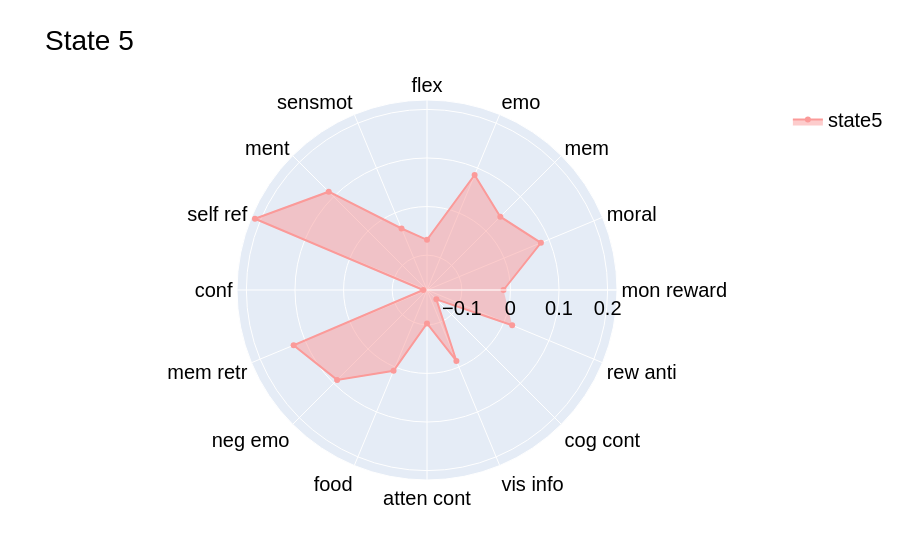

The code cell stored with this chart in its notebook:
### Code cell
fig = go.Figure()
    
fig.add_trace(go.Scatterpolar(
        r=data['State5'],  
        theta=labels,  
        fill='toself',  
        name='state5',  
        line=dict(color=colors[4])  
    ))

fig.update_layout(
    polar=dict(
        radialaxis=dict(
            visible=True,
            tickvals=[-0.1,0, 0.1,0.2],
            tickangle=0
        )),
    showlegend=True,
    title=f"State 5",
        font=dict(
        family="Helvetica", 
        size=20,
        color="black",
    )
        )
fig.show()

### Figure 1 — Plotly figure (JSON) as saved in the notebook; plotly's stock layout.template omitted (floating-point values rounded to 4 significant figures)
{"data": [{"fill": "toself", "line": {"color": "rgb(251,154,153)"}, "name": "state5", "r": [-0.01423, 0.08204, 0.04168, 0.0844, -0.06834, -0.03467, 0.1144, 0.2116, -0.1639, 0.1255, 0.08994, 0.008221, -0.1029, -0.01363, -0.1444, 0.01806], "theta": ["mon reward", "moral", "mem", "emo", "flex", "sensmot", "ment", "self ref", "conf", "mem retr", "neg emo", "food", "atten cont", "vis info", "cog cont", "rew anti"], "type": "scatterpolar"}], "layout": {"font": {"color": "black", "family": "Helvetica", "size": 20}, "polar": {"radialaxis": {"tickangle": 0, "tickvals": [-0.1, 0, 0.1, 0.2], "visible": true}}, "showlegend": true, "title": {"text": "State 5"}}}
